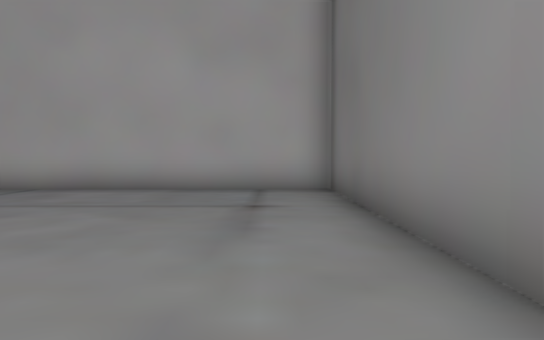
[1] (above)

24 first-person views from a walk through a 3-D level made in the Unity game engine. The camera is 1.4 m above the floor, tilts 2° down and sees 70° across. The floor is counted in squares, 2 m on a side. Each view is taken from the middle of a square. On the plan, view 1 faces up. The plan holds only what a view shows up to about 11 squares ahead; the rest is blank. The place goes on beyond the plan. Some animated figures are left out.

[2]
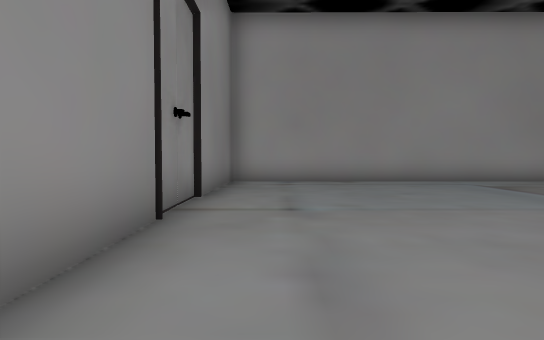

[3]
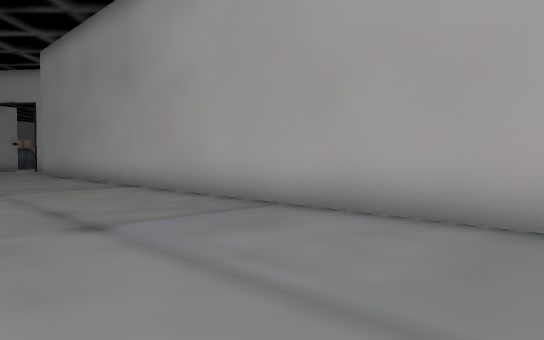

[4]
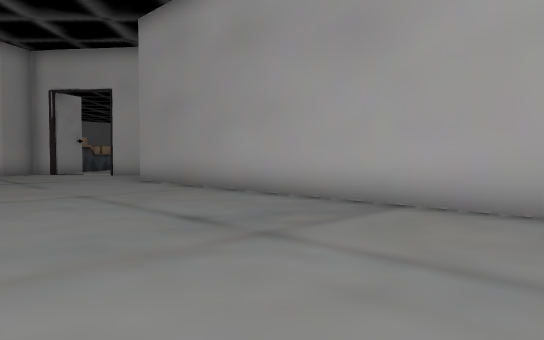

[5]
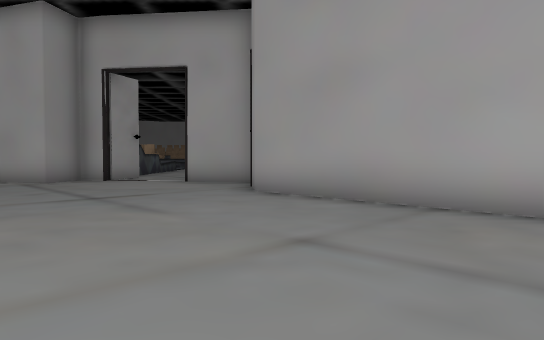

[6]
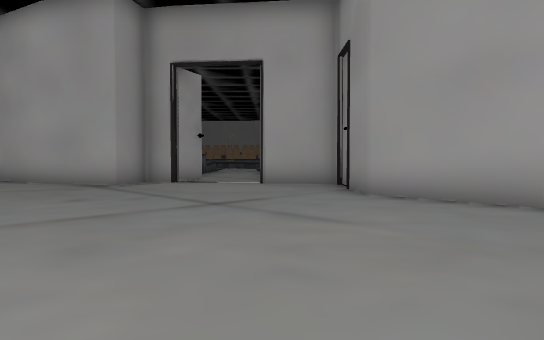

[7]
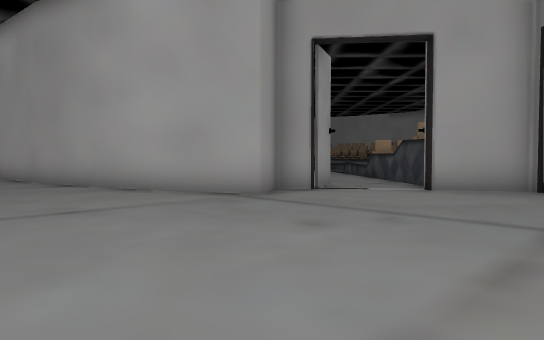

[8]
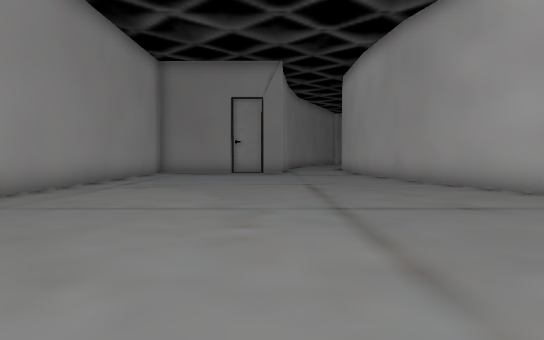

[9]
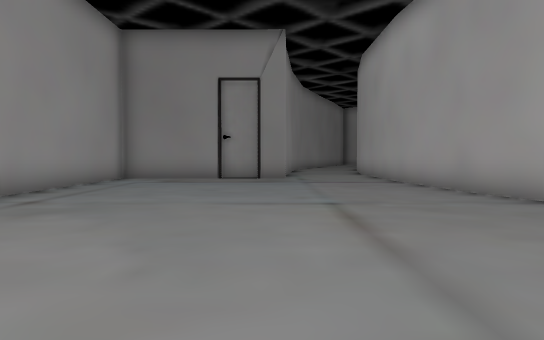

[10]
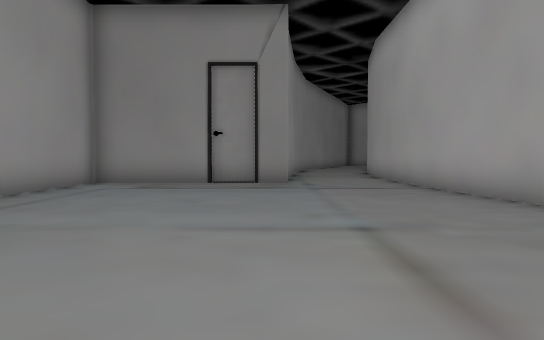

[11]
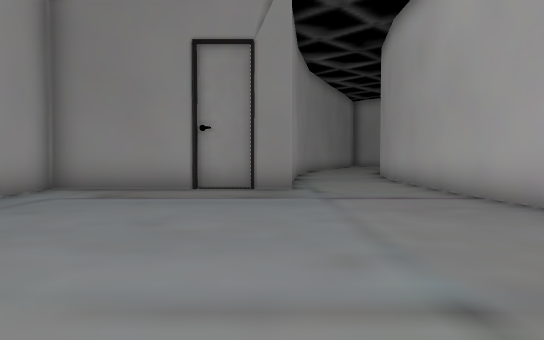

[12]
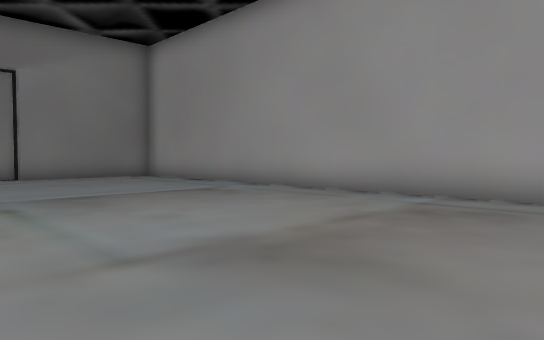

[13]
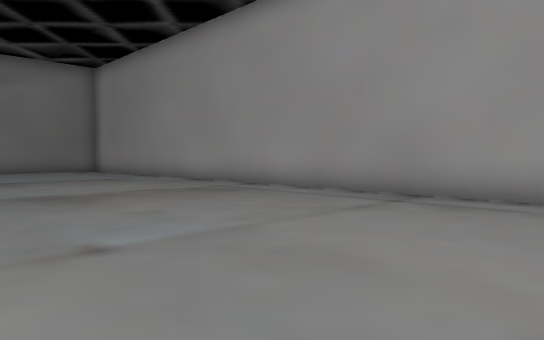

[14]
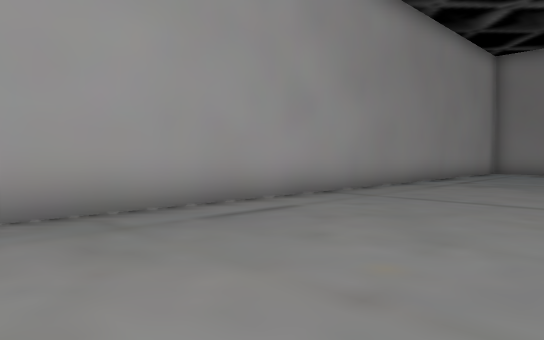

[15]
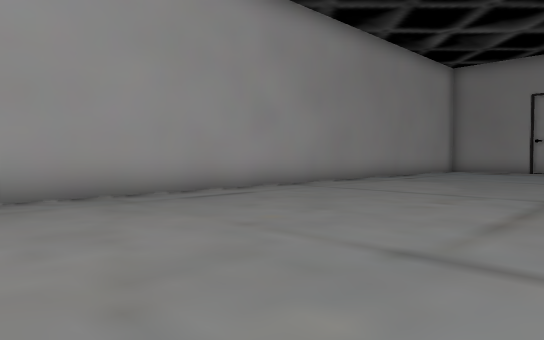

[16]
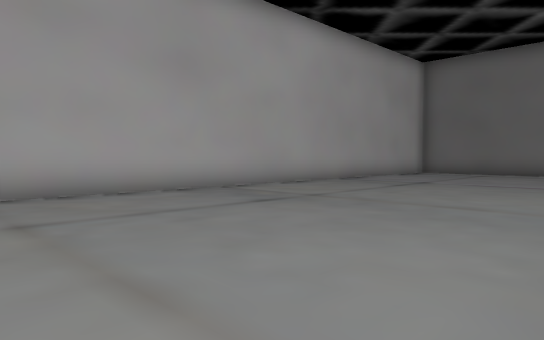

[17]
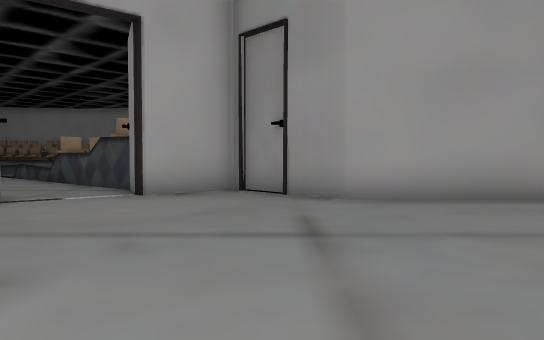

[18]
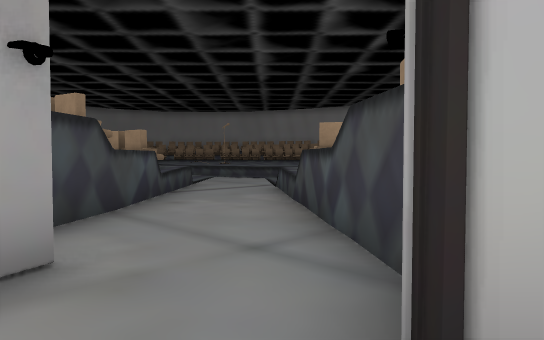

[19]
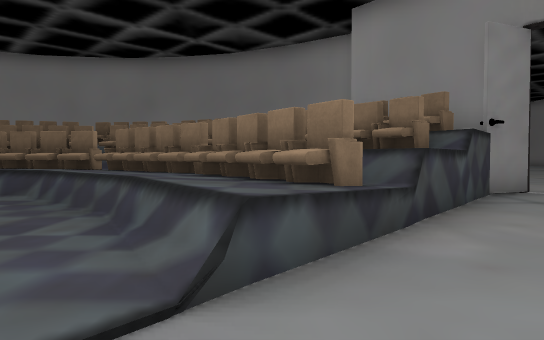

[20]
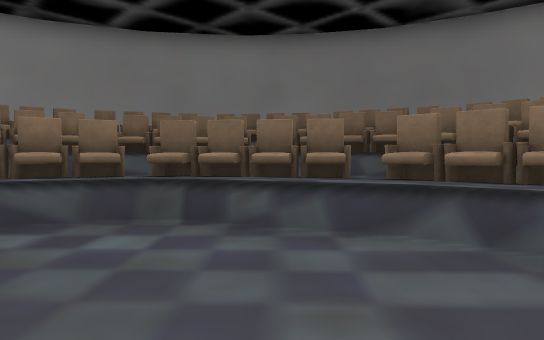

[21]
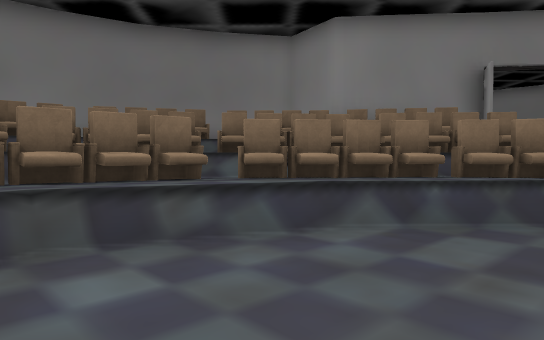

[22]
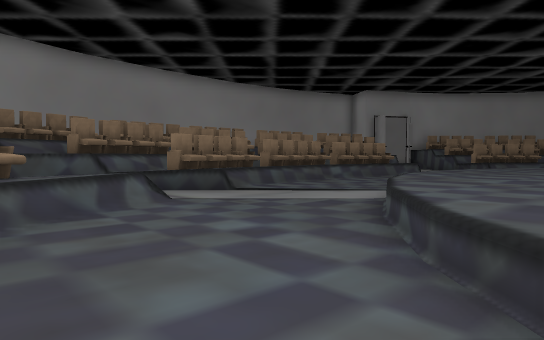

[23]
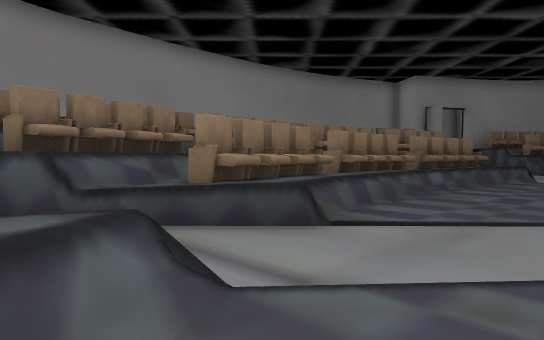

[24]
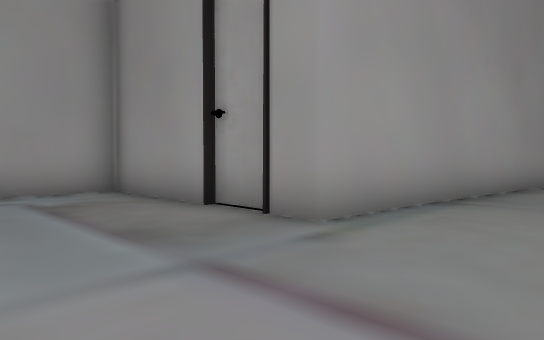

### Floor plan
Key: @ floor where view 1 was taken; # wall or solid block; . main floor; : floor 0.75 m higher than the main floor; / step, stairs or slope; = window, fence, low wall or low ledge; ^ raised ledge.
Columns run from 37 left of view 1 to 2 right of it. Each row starts with its distance up from view 1.
 21             ...^^^^
 20           ::...^^^^^
 19      ::::::....^^^^
 18  ::::::::/.....^^^^
 17  :::::://.....^^#^^#^
 16   ====.......^^^^ ^^
 15    ........^^^^^
 14 ..........=^^#^#
 13 ^^...^^^^...^###
 12 ^^^^^^^^^^...###
 11 ^^^^^^^^###...##
 10     ^  ^####...#####
  9        ^#  ##...#..#####################
  8             ##.........................#
  7              #.........................#
  6             ##.........................#
  5         #####..........................#
  4 #########..............................#
  3 .......................................#
  2 ...............................   .....#
  1 .......................................#
  0 ###..................................@.#
 -1   #....................................#
 -2   #....................................#
 -3   #....................................#
 -4   #....................................
 -5   #####################################

Where each view was taken, in squares from view 1:
view 1: 0 up, 0 right, facing up
view 2: 6 up, 0 right, facing down
view 3: 4 up, 1 left, facing up-left
view 4: 3 up, 7 left, facing up-left
view 5: 3 up, 12 left, facing up-left
view 6: 2 up, 14 left, facing up-left
view 7: 1 up, 18 left, facing up-left
view 8: 0 up, 18 left, facing left
view 9: 0 up, 22 left, facing left
view 10: 0 up, 24 left, facing left
view 11: 0 up, 26 left, facing left
view 12: 2 up, 12 left, facing down-right
view 13: 2 up, 17 left, facing down-right
view 14: 0 up, 17 left, facing down-left
view 15: 2 up, 16 left, facing down-left
view 16: 1 up, 15 left, facing up-right
view 17: 2 up, 19 left, facing up
view 18: 8 up, 21 left, facing up-left
view 19: 14 up, 29 left, facing right
view 20: 19 up, 26 left, facing right
view 21: 21 up, 25 left, facing down-right
view 22: 20 up, 24 left, facing down-left
view 23: 16 up, 26 left, facing down-left
view 24: 3 up, 31 left, facing down-left
